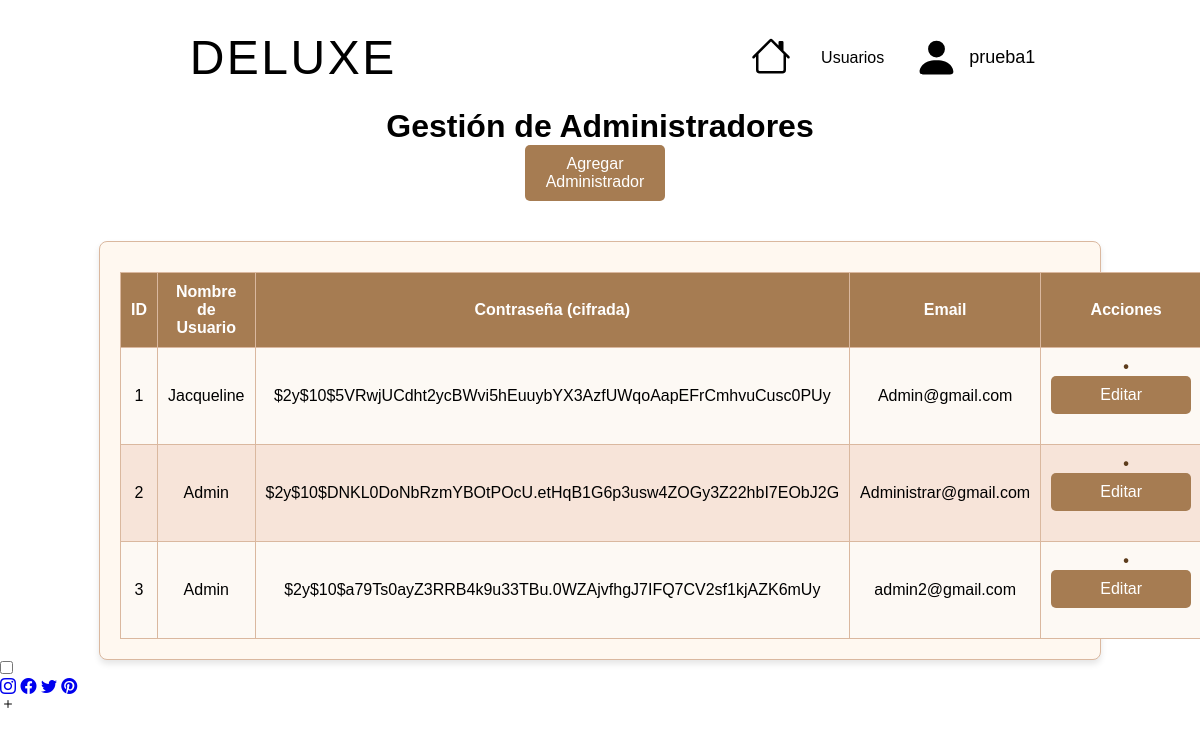
The page /crudAdministradores.php (signed in) on the database its author committed.
### tables this page shows
CREATE TABLE `administradores` (
  `id` int(11) NOT NULL,
  `nombre_usuario` varchar(50) NOT NULL,
  `password` varchar(255) NOT NULL,
  `email` varchar(100) NOT NULL
);

### crudAdministradores.php (the view, shortened to what this page needs)
<?php
include 'db.php';
$query = "SELECT * FROM administradores";
$result = $conn->query($query);
?>
<!DOCTYPE html>
<html lang="en">
<head>
    <link rel="stylesheet" type="text/css" href="estilo.css">
    <link rel="stylesheet" type="text/css" href="masmas.css">
</head>
<body>
    <header>
        <a href="#" class="LOGO">DELUXE</a>
        <nav>
            <ul>
                <li><a href="index.php"></a></li>
                <li><a href="crudUsers.php">Usuarios</a></li>
                <li>
                    <a href="login.php" style="text-decoration: none; display: flex; align-items: center;">
                        <svg xmlns="http://www.w3.org/2000/svg" width="45" height="45" fill="currentColor"
                            class="bi bi-person-fill" viewBox="0 0 16 16">
                            <path d="M3 14s-1 0-1-1 1-4 6-4 6 3 6 4-1 1-1 1zm5-6a3 3 0 1 0 0-6 3 3 0 0 0 0 6" />
                        </svg>
                        <?php if (isset($_SESSION['nombre'])): ?>
                        <span style="margin-left: 10px; font-size: 18px; color: #000;">
                            <?php echo htmlspecialchars($_SESSION['nombre']); ?>
                        </span>
                        <?php endif; ?>
                    </a>
                </li>
            </ul>
        </nav>
    </header>
    <br><br><br><br><br><br>
    <center>
        <h1>Gestión de Administradores</h1>
    </center>
    <div style="text-align: center; margin-bottom: 20px;">
        <button class="action-btn" onclick="abrirModalAgregar()">Agregar Administrador</button>
    </div>
    <div class="crud-container">
        <table border="1" cellspacing="0" cellpadding="10">
            <thead>
                <tr>
                    <th>ID</th>
                    <th>Nombre de Usuario</th>
                    <th>Contraseña (cifrada)</th>
                    <th>Email</th>
                    <th>Acciones</th>
                </tr>
            </thead>
            <tbody>
                <?php while ($row = $result->fetch_assoc()) { ?>
                <tr>
                    <td><?= $row['id']; ?></td>
                    <td><?= htmlspecialchars($row['nombre_usuario']); ?></td>
                    <td><?= htmlspecialchars($row['password']); ?></td>
                    <td><?= htmlspecialchars($row['email']); ?></td>
                    <td>
                        <button class="action-btn"
                            onclick="editarAdministrador(<?= htmlspecialchars(json_encode($row)); ?>)">Editar</button>
                    </td>
                </tr>
                <?php } ?>
            </tbody>
        </table>
    </div>
    <link href="https://cdn.jsdelivr.net/npm/bootstrap-icons/font/bootstrap-icons.css" rel="stylesheet">
    <div class="sexo">
        <input type="checkbox" id="btn-mas">
        <div class="redes">
            <a href="https://www.instagram.com/amor.in.un.fiore_mx/" class="bi bi-instagram"></a>
            <a href="https://www.facebook.com/profile.php?id=61558685136571&mibextid=ZbWKwL" class="bi bi-facebook"></a>
            <a href="https://twitter.com/i/flow/login?redirect_after_login=%2FAmoreinunfiore" class="bi bi-twitter"></a>
            <a href="https://pin.it/14SUXYDzc" class="bi bi-pinterest"></a>
        </div>
        <div class="btn-mas">
            <label for="btn-mas" class="bi bi-plus"></label>
        </div>
    </div>
</body>
</html>

### estilo.css (style rules this page uses)
body { font-family: Arial, Helvetica, sans-serif; background: #fff; }
button { border: 0; color: #000; display: flex; font-size: 18px; padding: 4px; cursor: pointer; transition: 0.3s; }
* { margin: 0; padding: 0; }
header { position: fixed; top: 0; left: 0; width: 100%; display: flex; justify-content: space-around; transition: 0.7s; padding: 30px 20px; z-index: 10; }
header .LOGO { position: relative; color: #000; font-size: 3em; letter-spacing: 2.5px; transition: 0.7s; text-decoration: none; }
nav { display: flex; justify-content: center; align-items: center; }
header ul { display: flex; justify-content: center; align-items: center; }
header ul li { list-style: none; }
header ul li a { font-family: Helvetica, sans-serif; margin: 0 15px; text-decoration: none; color: #000; transition: 0.7s; }

### masmas.css (style rules this page uses)
.crud-container { width: 80%; margin: 0 auto; margin-top: 20px; padding: 20px; background-color: #fff8f0; border: 1px solid #dab89f; border-radius: 8px; box-shadow: 0px 4px 6px rgba(0, 0, 0, 0.1); }
button { background-color: #8c6239; color: #fff; border: none; padding: 10px 20px; font-size: 1rem; border-radius: 4px; cursor: pointer; margin-bottom: 20px; }
table { width: 100%; border-collapse: collapse; margin-top: 10px; background-color: #fff; }
th, td { padding: 10px; text-align: center; border: 1px solid #dab89f; }
th { background-color: #a67c52; color: #fff; }
tr:nth-child(even) { background-color: #f7e4d9; }
tr:nth-child(odd) { background-color: #fdf9f4; }
td:nth-child(5) { font-weight: bold; color: #734d2b; }
td:nth-child(5):before { content: "• "; color: #5d3c1c; }
.action-btn { background-color: #a67c52; border: none; padding: 10px 20px; text-align: center; text-decoration: none; display: inline-block; font-size: 16px; cursor: pointer; border-radius: 5px; transition: background-color 0.3s ease; width: 140px; margin-right: 10px; background: #a67c52; }

### rows shown on the page
administradores: id "1", nombre_usuario "Jacqueline", password "$2y$10$5VRwjUCdht2ycBWvi5hEuuybYX3AzfUWqoAapEFrCmhvuCusc0PUy", email "Admin@gmail.com"
administradores: id "2", nombre_usuario "Admin", password "$2y$10$DNKL0DoNbRzmYBOtPOcU.etHqB1G6p3usw4ZOGy3Z22hbI7EObJ2G", email "Administrar@gmail.com"
administradores: id "3", nombre_usuario "Admin", password "$2y$10$a79Ts0ayZ3RRB4k9u33TBu.0WZAjvfhgJ7IFQ7CV2sf1kjAZK6mUy", email "admin2@gmail.com"

### other values the page prints
$_SESSION['nombre'] "prueba1"
